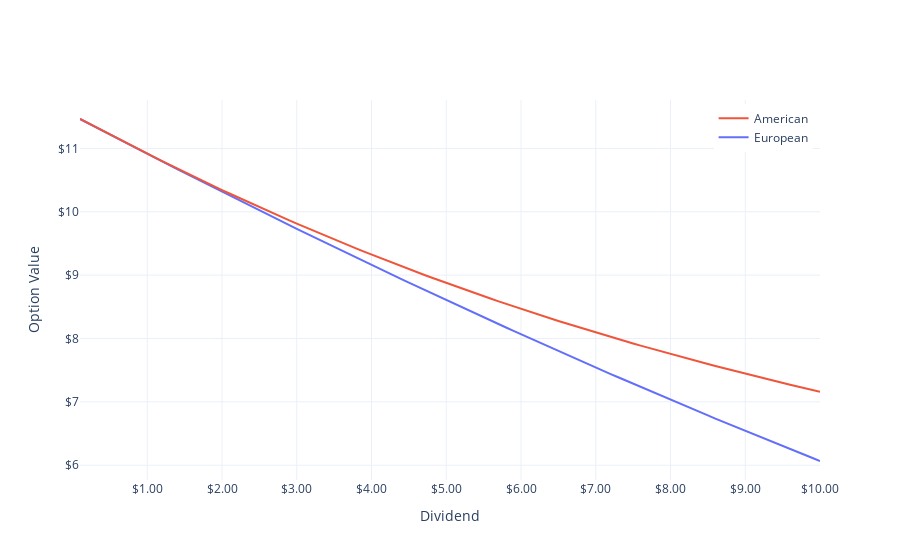

The cell this chart's notebook holds for it:
### Markdown cell above
# FIGURE 2

### Code cell
grid = np.arange(0.1, 10.1, 0.1)

trace1 = go.Scatter(
    x=grid,
    y=[callBS(S-np.exp(-r * time_to_ex)*x, T) for x in grid],
    mode="lines",
    name="European",
    hovertemplate="European value = $%{y:.2f}<extra></extra>"
)

trace2 = go.Scatter(
    x=grid,
    y=[American(x) for x in grid],
    mode="lines",
    name="American",
    hovertemplate="American value = $%{y:.2f}<extra></extra>",
    legendrank=1
)

fig = go.Figure(trace1)
fig.add_trace(trace2)

fig.update_layout(
    xaxis_tickprefix="$",
    yaxis_tickprefix="$",
    xaxis_tickformat=".2f",
    yaxis_tickformat=".0f",
    xaxis_title="Dividend",
    yaxis_title="Option Value",
    hovermode="x unified",
    template="plotly_white",
    legend=dict(
        x=0.99,
        xanchor="right",
        y=0.99,
        yanchor="top"
    )
)

fig.show()
